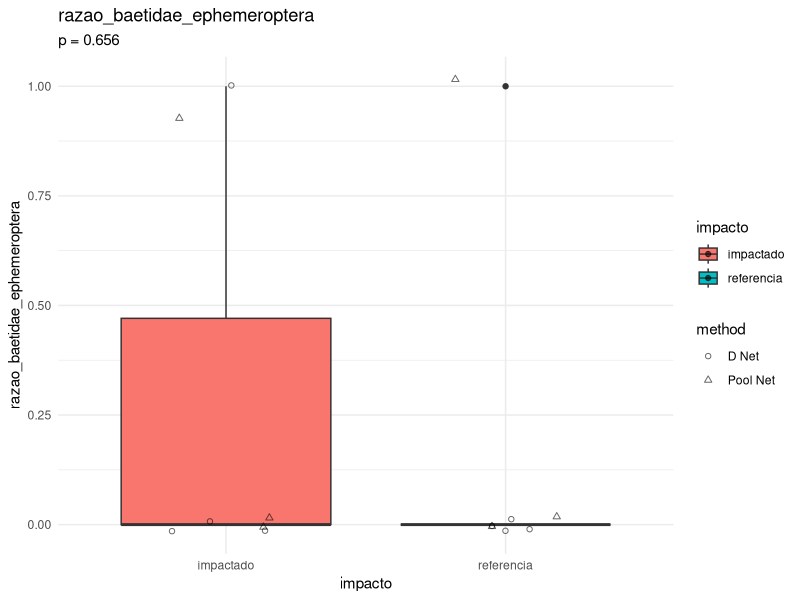
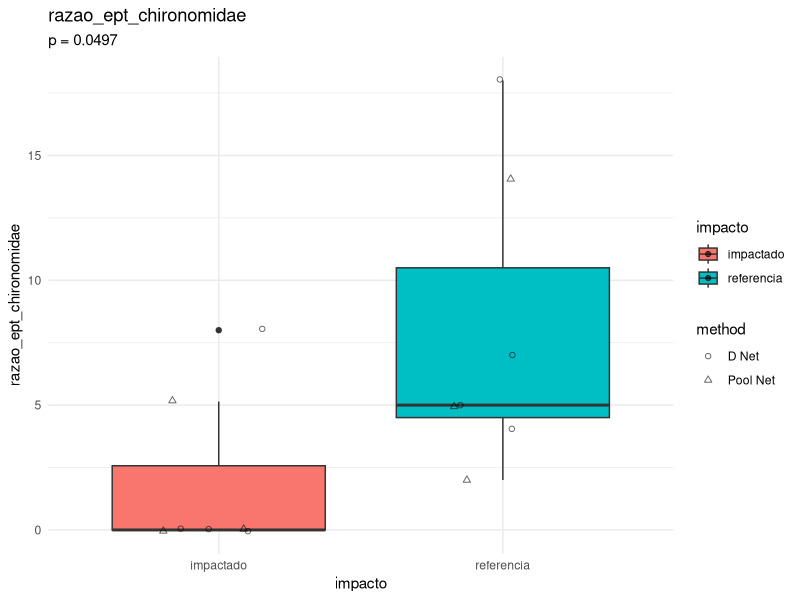
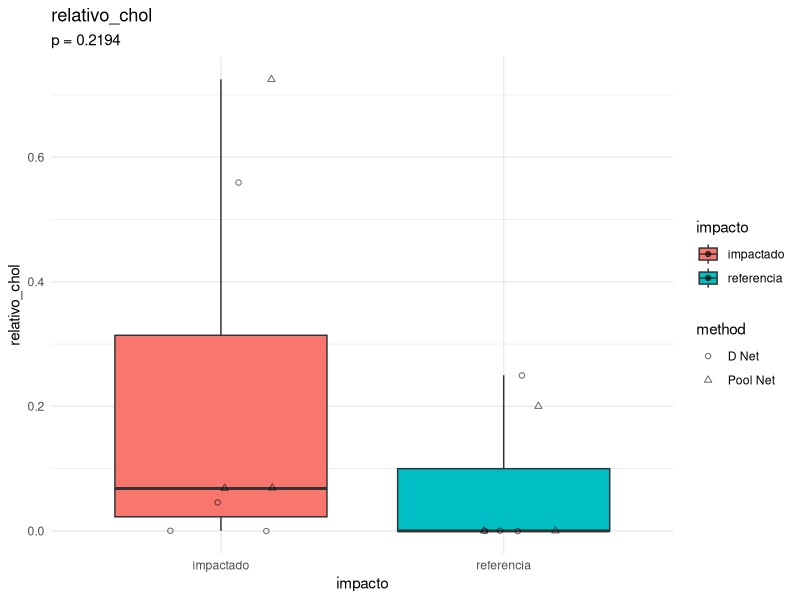
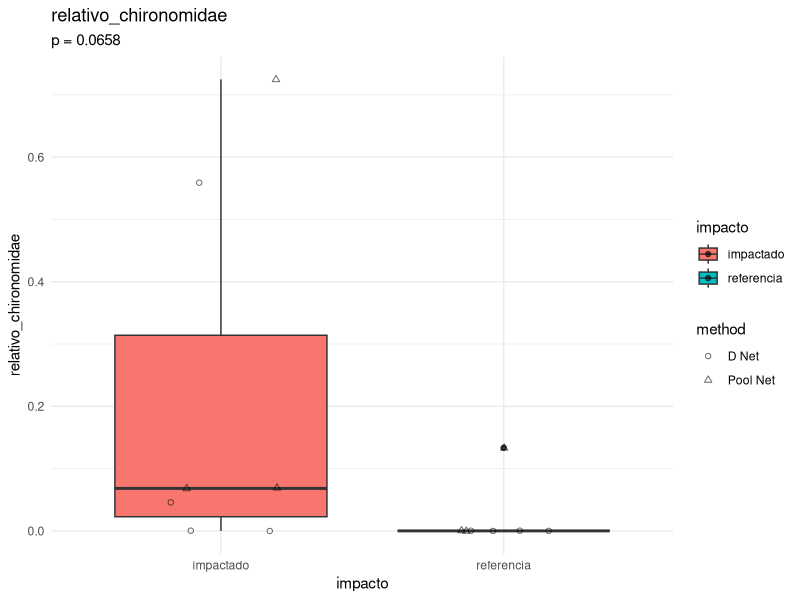
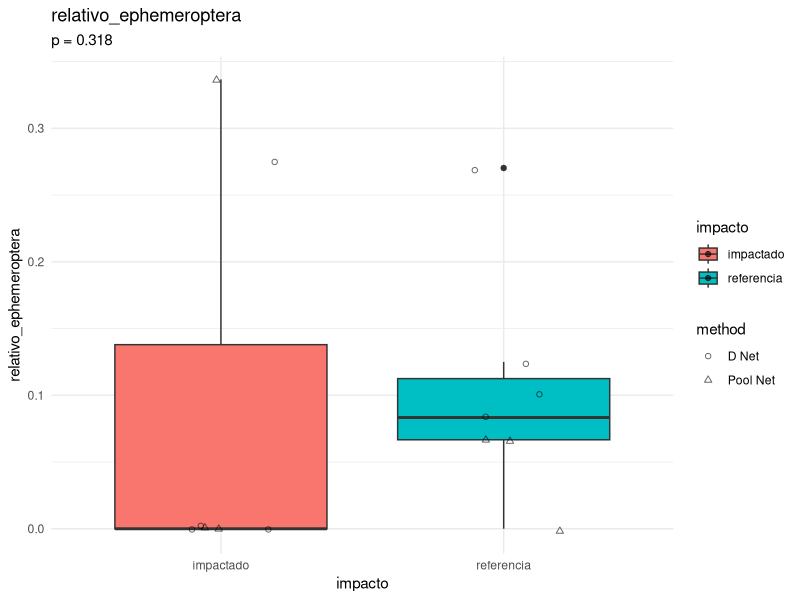
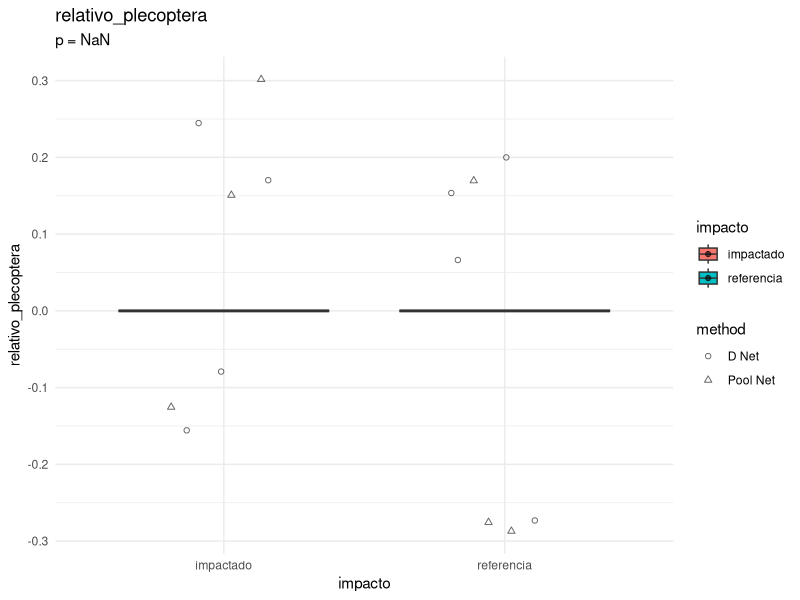
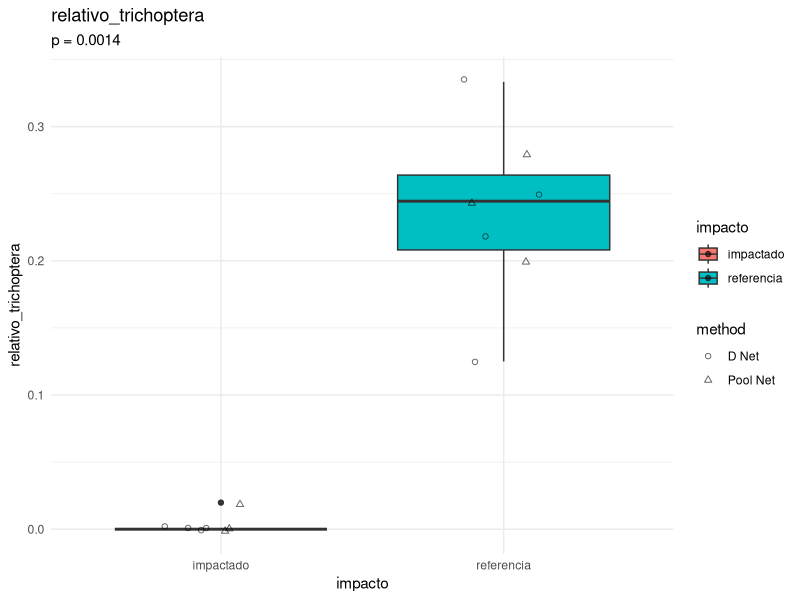
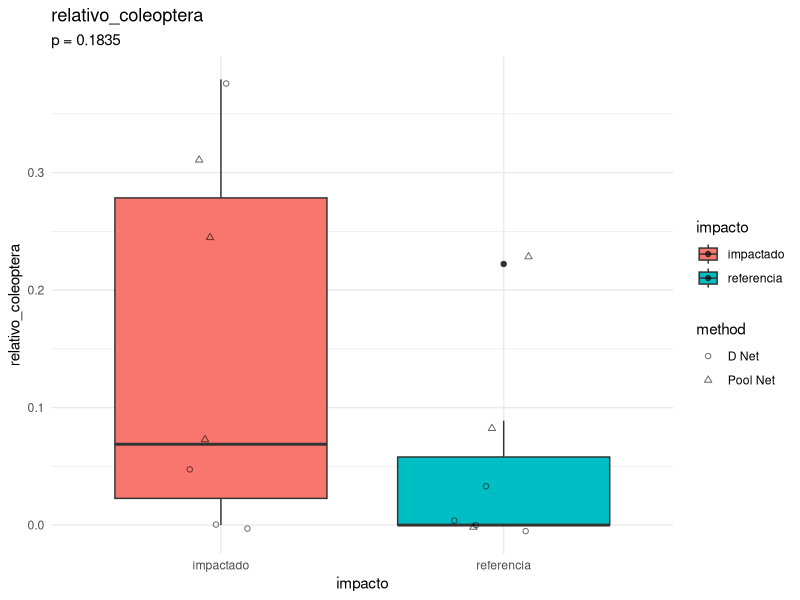

Reproduce these figures in R, in order.
library(tidyverse)


indices_df <- read_csv("dados/processado/matriz_indices_imaturos_piata.csv")

vetor_respostas <- indices_df %>%
  select(-pielou_classes, -pielou_ordens, -pielou_familias) %>%
  select(-(campanha:method)) %>%
  names()

indices_df <- indices_df %>%
  mutate(
    impacto = case_when(
      locality_name == "RiodaBarra-P1/2" ~ "referencia",
      locality_name == "RiodaBarra-P2" ~ "impactado",
      TRUE ~ "desconsiderado"
    )
  ) 
  
dados_filtrados <- indices_df %>%
  filter(impacto != "desconsiderado") %>%
  filter(method %in% c("D Net", "Pool Net"))

################################### Scores #####################################
lista_plots <- list()


for (i in vetor_respostas) {

  # filtra dados válidos
  # Teste de Mann-Whitney
  p_value <- wilcox.test(
    formula = as.formula(paste(i, "~ impacto")),
    data = dados_filtrados
  )$p.value

  # Criação do gráfico
  plot <- ggplot(
    dados_filtrados,
    aes_string(
      x = "impacto",
      y = i,
      fill = "impacto"
    )
  ) +
    geom_boxplot() +
    geom_jitter(aes(shape = method), width = 0.2, alpha = 0.6) +
    scale_shape_manual(values = c(1, 2)) +
    theme_minimal() +
    labs(title = i, subtitle = paste0("p = ", round(p_value, 4))) 
  
  # salva o gráfico na lista
  lista_plots[[i]] <- plot
}

# salvar todos os gráficos
for (i in vetor_respostas) {
  ggsave(
    filename = paste0("figuras/indice_multimetrico_2_rede/boxplot_", i, ".png"),
    plot = lista_plots[[i]],
    width = 8,
    height = 6
  )
}


############################## spearman correlations ###########################


correlations <- cor(
  indices_df %>%
    filter(method == "D Net" | method == "Pool Net") %>%
    select(all_of(vetor_respostas)),
  method = "spearman"
) 

# salvar tabela de correlações (apenas a parte inferior da matriz)
correlations_lower <- correlations
correlations_lower[upper.tri(correlations_lower)] <- ""
write_csv(
  as.data.frame(correlations_lower) %>%
    rownames_to_column(var = "indice_vs_indice"),
  "correlacoes_spearman_indices_imaturos_piata.csv"
)

################################################################################
